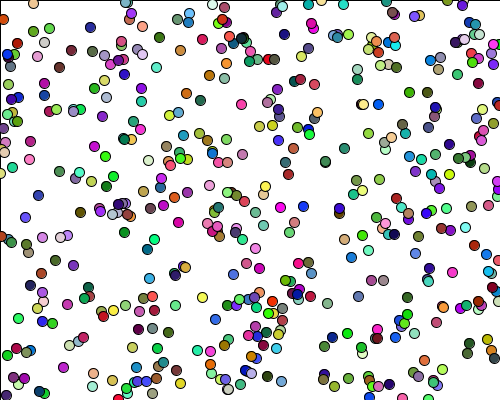
Frame 1 (no input)
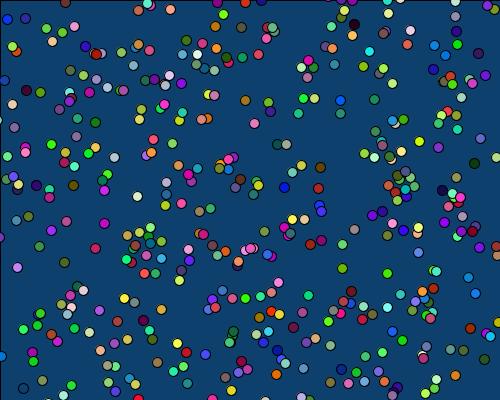
Frame 60 (the mouse pressed at the canvas centre just before this capture)
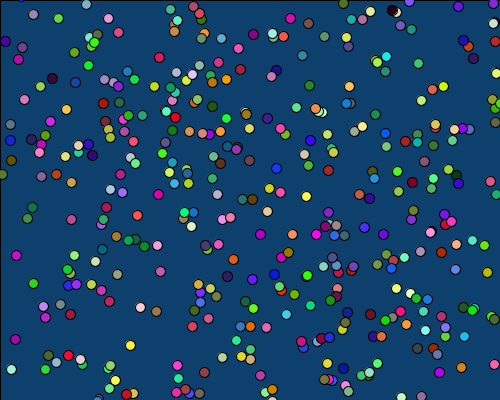
Frame 120 (the mouse held since frame 60 and released just before this capture)

The Processing sketch that drew these frames (run headless with seeded random() and noise(); from frame 60 on, the mouse is pressed at the canvas centre):

// Processing sketch: Chemotaxis
// ── Chemotaxis.pde
Bacteria[] myBacteria = new Bacteria[500];
void setup(){     
  //initialize bacteria variables here
  size(500, 400);
  background(255);
  for (int i = 0; i < myBacteria.length; i++){
    myBacteria[i] = new Bacteria((int)(Math.random() * 500), (int)(Math.random() * 400), (int)(Math.random() * 255), (int)(Math.random() * 255), (int)(Math.random() * 255));
  }  
}
void draw(){
  rect(0, 0, width, height);
  fill(200, 25);
  for (int i = 0; i < myBacteria.length; i++){
    myBacteria[i].show();
  }
  for (int i = 0; i < myBacteria.length; i++){
    myBacteria[i].move();
  }
}  
class Bacteria    {     
 //lots of java!
 int x_pos;
 int y_pos;
 int clr1;
 int clr2;
 int clr3;
 
 Bacteria(int x, int y, int c1, int c2, int c3){
   x_pos = x;
   y_pos = y;
   clr1 = c1;
   clr2 = c2;
   clr3 = c3;
 }
 
 
 void move(){
    x_pos = x_pos - ((int)((Math.random() * 20) - 10));
    y_pos = y_pos - ((int)((Math.random() * 20) - 10));
 }
 
 
 void show(){
   pushMatrix();
   translate(x_pos, y_pos);
   fill(clr1, clr2, clr3);
   ellipse(0, 0, 10, -10);
   popMatrix();
 }  
}    
